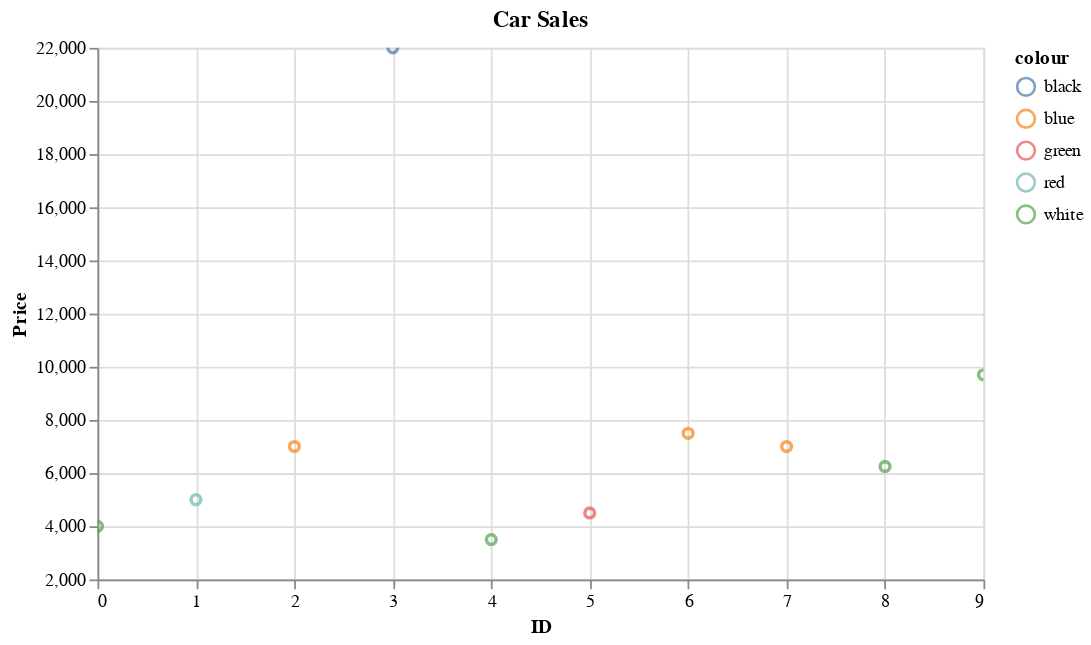

The code cell stored with this chart in its notebook:
### Code cell
chart =  (
    car_sales.plot.point(
        x="id",
        y="price",
        color="colour",
    )
    .properties(width=500, title="Car Sales")
    .configure_scale(zero=False)
    .configure_axisX(tickMinStep=1)
)
chart.encoding.x.title = "ID"
chart.encoding.y.title = "Price"
chart

### Figure 1 — Vega-Lite specification as saved in the notebook (floating-point values rounded to 4 significant figures)
{"config": {"view": {"continuousWidth": 300, "continuousHeight": 300}, "axisX": {"tickMinStep": 1}, "scale": {"zero": false}}, "data": {"name": "data-461dbaddc5ffe169e7d86c7ec96ae618"}, "mark": {"type": "point", "tooltip": true}, "encoding": {"color": {"field": "colour", "type": "nominal"}, "x": {"field": "id", "title": "ID", "type": "quantitative"}, "y": {"field": "price", "title": "Price", "type": "quantitative"}}, "params": [{"name": "param_6", "select": {"type": "interval", "encodings": ["x", "y"]}, "bind": "scales"}], "title": "Car Sales", "width": 500, "$schema": "https://vega.github.io/schema/vega-lite/v5.20.1.json", "datasets": {"data-461dbaddc5ffe169e7d86c7ec96ae618": [{"id": 0, "make": "toyota", "colour": "white", "doors": 4, "odometer_km": 150043, "price": 4000}, {"id": 1, "make": "honda", "colour": "red", "doors": 4, "odometer_km": 87899, "price": 5000}, {"id": 2, "make": "toyota", "colour": "blue", "doors": 3, "odometer_km": 32549, "price": 7000}, {"id": 3, "make": "bmw", "colour": "black", "doors": 5, "odometer_km": 11179, "price": 22000}, {"id": 4, "make": "nissan", "colour": "white", "doors": 4, "odometer_km": 213095, "price": 3500}, {"id": 5, "make": "toyota", "colour": "green", "doors": 4, "odometer_km": 99213, "price": 4500}, {"id": 6, "make": "honda", "colour": "blue", "doors": 4, "odometer_km": 45698, "price": 7500}, {"id": 7, "make": "honda", "colour": "blue", "doors": 4, "odometer_km": 54738, "price": 7000}, {"id": 8, "make": "toyota", "colour": "white", "doors": 4, "odometer_km": 60000, "price": 6250}, {"id": 9, "make": "nissan", "colour": "white", "doors": 4, "odometer_km": 31600, "price": 9700}]}}
